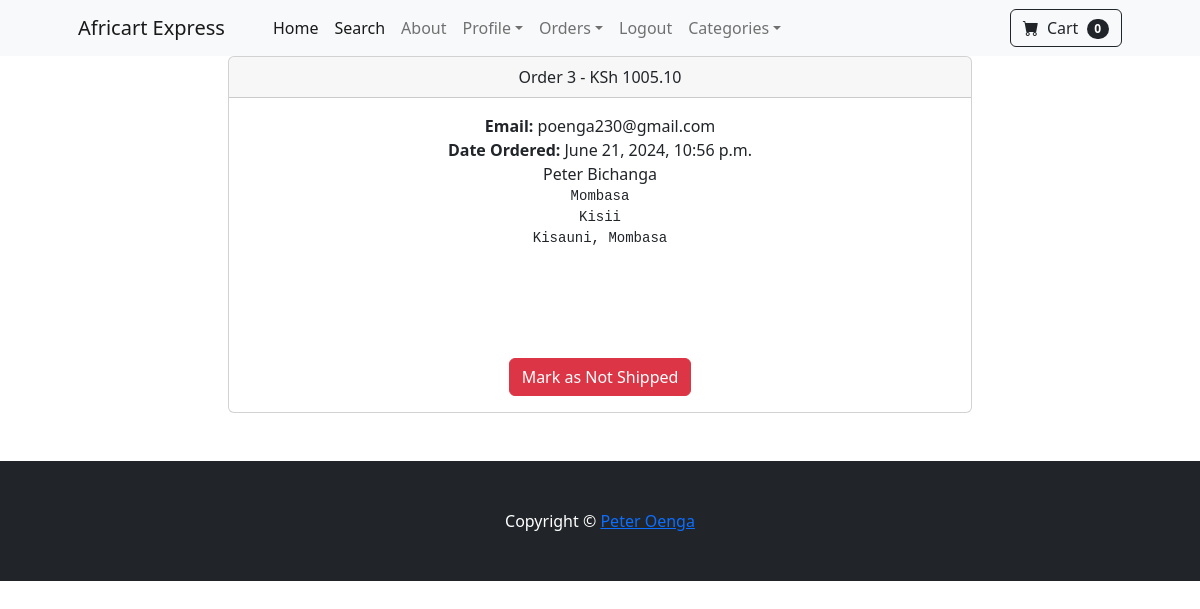
Page /payments/orders/3 (signed in) on the earlier database version.
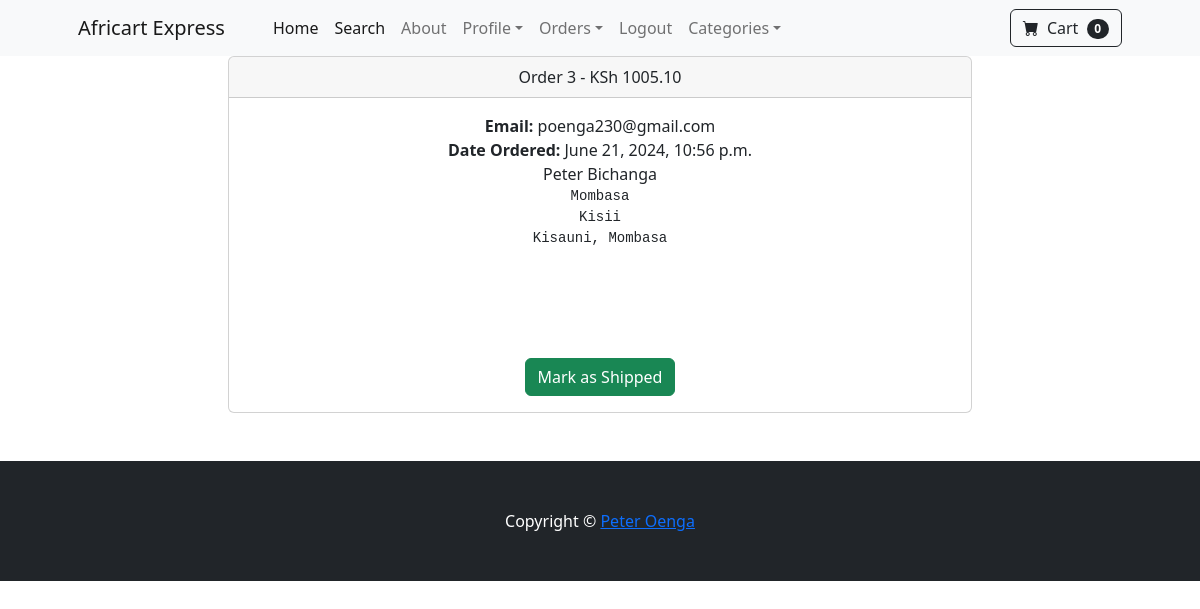
Same page on the later database version.
### payment/views.py (the view, shortened to what this page needs)
# urls.py: path("orders/<int:pk>", views.orders, name="orders"),
def orders(request, pk):
	if request.user.is_authenticated and request.user.is_superuser:
		order = Order.objects.get(id=pk)
		items = OrderItem.objects.filter(order=pk)
		return render(request, "payment/orders.html", {"order":order, "items":items})
	else:
		messages.success(request, "Access Denied")
		return redirect("index")

### cart/cart.py (called while the page is built)
	def __len__(self):
		return len(self.cart)

### cart/context_processors.py (called while the page is built)
def cart(request):
    return {'cart':Cart(request)}

### payment/templates/payment/orders.html (shortened to what this page needs)
{% extends 'base.html'%}
{% block content %}
<div class="container">
    <div class="row">
        <center>
            <div class="col-8">
                <div class="card">
                    <div class="card-header">
                      Order {{ order.id }} - KSh {{ order.amount_paid }}
                    </div>
                    <div class="card-body">
                        <strong>Email:</strong> {{ order.email }} <br>
                        {% if order.date_shipped %}
                         <strong>Date Shipped:</strong> {{ order.date_shipped }}
                        {% else %}
                         <strong>Date Ordered:</strong> {{ order.date_ordered }}
                        {% endif %}
                         <br>
                        {{ order.full_name }} <br>
                         <pre>{{ order.shipping_address }} </pre> <br>
                         <br> <br>
                         {% if not order.shipped %}
                         <form method="POST">
                            <button type="submit" class="btn btn-success">Mark as Shipped</button>
                         </form>
                         {% else %}
                         <form method="POST">
                            <button type="submit" class="btn btn-danger">Mark as Not Shipped</button>
                         </form>
                         {% endif %}
                    </div>
                  </div>
                <br><br>
            </div>
        </center>
    </div>
</div>
{%endblock%}

Differences in the rows shown:
changed Order "poenga230@gmail.com": shipped True → False (drawn)
Other differences:
text no longer shown: "Mark as Not Shipped"
text now shown: "Mark as Shipped"
